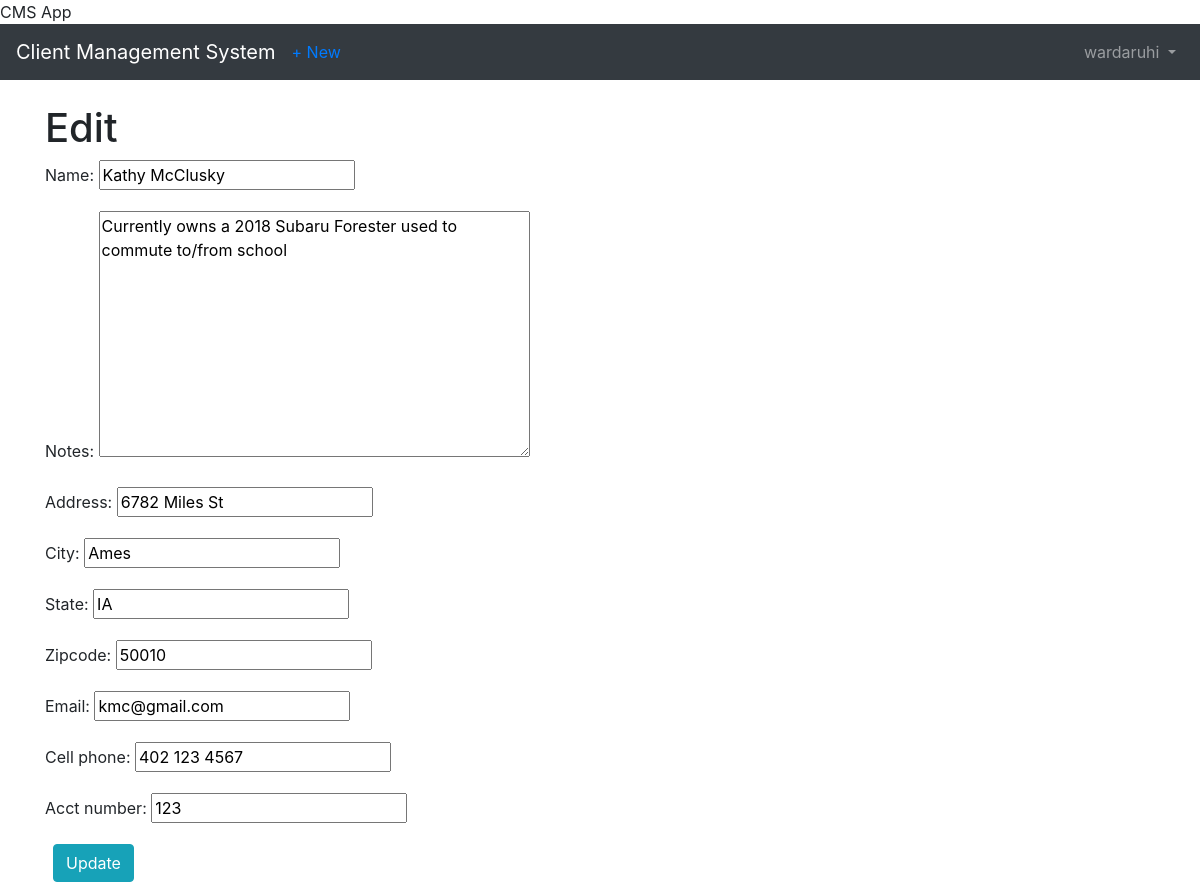
The page /clients/1/edit/ (signed in) on the database its author committed.
### users/models.py (models this page shows)
class CustomUser(AbstractUser):
    department = models.CharField(max_length=50, default=' ', null=True, blank=True)
    employee_cell_phone = models.CharField (max_length=50, default=' ', null=True, blank=True)

### clients/models.py (models this page shows, shortened)
class Client(models.Model):
    name = models.CharField(max_length=50,blank=False, null=False, default=' ')
    address = models.CharField(max_length=50, blank=True, null=True,default=' ')
    city = models.CharField(max_length=50, default=' ')
    state = models.CharField(max_length=50, default='NE')
    zipcode = models.CharField(max_length=10, default='00000')
    email = models.EmailField(max_length=100, default=' ')
    cell_phone = models.CharField(max_length=50,default='(402)000-0000')
    acct_number = models.CharField(max_length=50,blank=True, null=True, default='00000')
    notes = models.TextField()
    date = models.DateTimeField(auto_now_add=True)
    author = models.ForeignKey(
        get_user_model(),
        on_delete=models.CASCADE,
    )

### clients/views.py (the view)
class ClientUpdateView(LoginRequiredMixin, UpdateView):
    model = Client
    fields = ('name', 'notes', 'address', 'city', 'state', 'zipcode', 'email', 'cell_phone', 'acct_number')
    template_name = 'client_edit.html'

### templates/client_edit.html (shortened to what this page needs)
<!DOCTYPE html>
<html lang="en">
{% extends 'base.html' %}
{% block content %}
    <h1>Edit</h1>
    <form action="" method="post">{% csrf_token %}
      {{ form.as_p }}
    <button class="btn btn-info ml-2" type="submit">Update</button>
</form>
{% endblock content %}

### templates/base.html (shortened to what this page needs)
<!doctype html>
<html lang="en">
  <head>
    <link rel="stylesheet" href="https://stackpath.bootstrapcdn.com/bootstrap/4.1.3/css/bootstrap.min.css">
    <name>{% block name %}CMS App{% endblock name %}</name>
  </head>
  <body>
    <nav class="navbar navbar-expand-md navbar-dark bg-dark mb-4">
      <a class="navbar-brand" href="{% url 'home' %}">Client Management System</a>
     {% if user.is_authenticated %}
        <ul class="navbar-nav mr-auto">
          <li class="nav-item"><a href="{% url 'client_new' %}">+ New</a></li>
        </ul>
      {% endif %}
      <div class="collapse navbar-collapse" id="navbarCollapse">
        {% if user.is_authenticated %}
          <ul class="navbar-nav ml-auto">
            <li class="nav-item">
              <a class="nav-link dropdown-toggle" href="#" id="userMenu"\
              data-toggle="dropdown" aria-haspopup="true" aria-expanded\
              ="false">
                {{ user.username }}
              </a>
            </li>
          </ul>
        {% endif %}
      </div>
    </nav>
    <div class="container">
      {% block content %}
      {% endblock content %}
    </div>
  </body>
</html>

### rows shown on the page
CustomUser: username "wardaruhi"
Client: name "Kathy McClusky", notes "Currently owns a 2018 Subaru Forester used to commute to/from school", address "6782 Miles St", city "Ames", state "IA", zipcode "50010", email "kmc@gmail.com", cell_phone "402 123 4567", acct_number "123"
